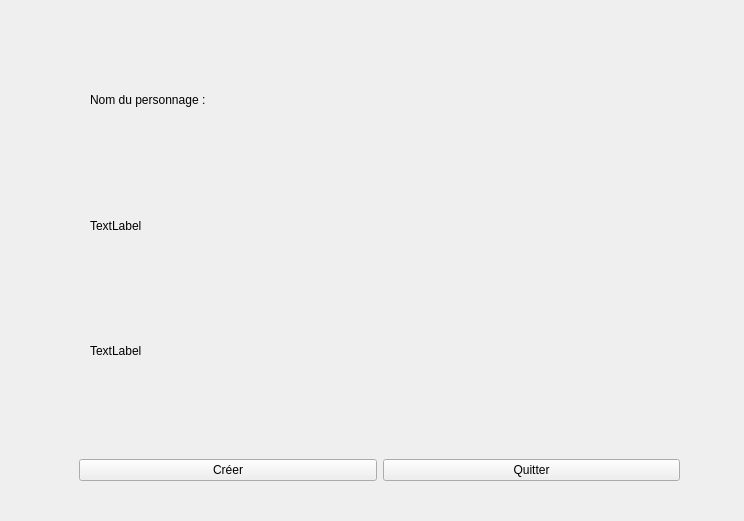
<?xml version="1.0" encoding="UTF-8"?>
<ui version="4.0">
 <class>CreationPersonnage</class>
 <widget class="QWidget" name="CreationPersonnage">
  <property name="geometry">
   <rect>
    <x>0</x>
    <y>0</y>
    <width>744</width>
    <height>521</height>
   </rect>
  </property>
  <property name="windowTitle">
   <string>Form</string>
  </property>
  <widget class="QWidget" name="horizontalLayoutWidget">
   <property name="geometry">
    <rect>
     <x>79</x>
     <y>430</y>
     <width>601</width>
     <height>80</height>
    </rect>
   </property>
   <layout class="QHBoxLayout" name="horizontalLayout">
    <item>
     <widget class="QPushButton" name="pushButton_CreerPerso">
      <property name="text">
       <string>Créer</string>
      </property>
     </widget>
    </item>
    <item>
     <widget class="QPushButton" name="pushButton_QuitterCreation">
      <property name="text">
       <string>Quitter</string>
      </property>
     </widget>
    </item>
   </layout>
  </widget>
  <widget class="QWidget" name="verticalLayoutWidget">
   <property name="geometry">
    <rect>
     <x>90</x>
     <y>40</y>
     <width>291</width>
     <height>371</height>
    </rect>
   </property>
   <layout class="QVBoxLayout" name="verticalLayout_Data">
    <item>
     <widget class="QLabel" name="label">
      <property name="text">
       <string>Nom du personnage :</string>
      </property>
     </widget>
    </item>
    <item>
     <widget class="QLabel" name="label_2">
      <property name="text">
       <string>TextLabel</string>
      </property>
     </widget>
    </item>
    <item>
     <widget class="QLabel" name="label_3">
      <property name="text">
       <string>TextLabel</string>
      </property>
     </widget>
    </item>
   </layout>
  </widget>
  <widget class="QWidget" name="verticalLayoutWidget_2">
   <property name="geometry">
    <rect>
     <x>390</x>
     <y>40</y>
     <width>291</width>
     <height>371</height>
    </rect>
   </property>
   <layout class="QVBoxLayout" name="verticalLayout_SaisiesData"/>
  </widget>
 </widget>
 <resources/>
 <connections/>
</ui>
